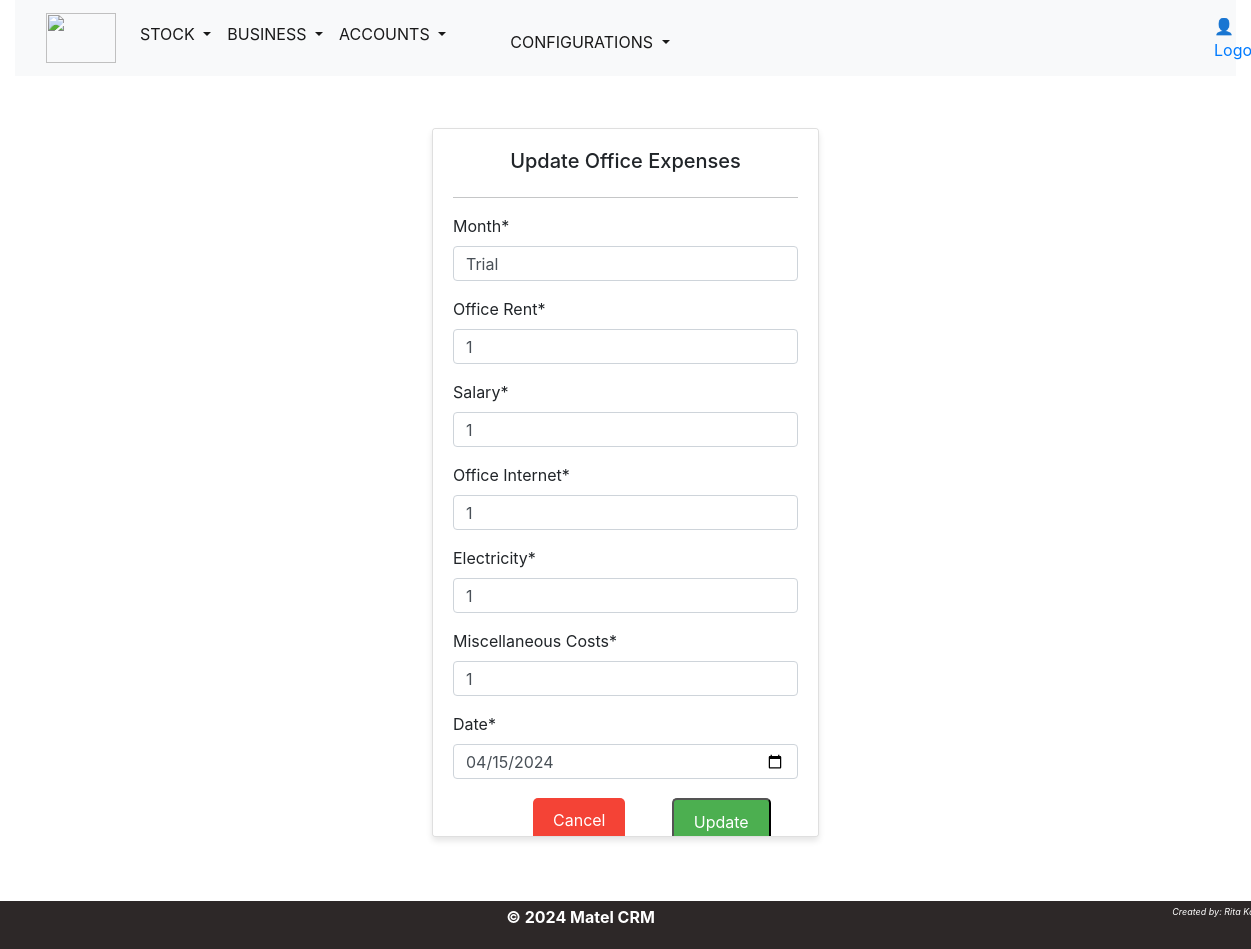
Page /updateofficeexpense/4/ (signed in) on the committed database.
### matel/models.py (models this page shows, shortened)
class CompanyExpenses(models.Model):
    month=models.CharField(max_length=50)
    officerent=models.PositiveIntegerField(default=0)
    salary=models.PositiveIntegerField(default=0)
    officeinternet=models.PositiveIntegerField(default=0)
    miscellaneouscosts=models.PositiveIntegerField(default=0)
    electricity=models.PositiveIntegerField(default=0)
    paymentdate=models.DateField(default=timezone.now)
    totalcost=models.PositiveIntegerField(default='0')

### matel/views.py (the view)
# urls.py: path('updateofficeexpense/<int:id>/',views.update_officeexpense, name='updateofficeexpense'),
@login_required(login_url='auth_app:login')
def update_officeexpense(request,id):
    expenseslist=get_object_or_404(CompanyExpenses, id=id)
    if request.method == 'POST':
        form=UpdateOfficeExpenseForm(request.POST, instance=expenseslist)
        if form.is_valid():
            form.save()
            messages.success(request, f'Expense updated successfully')
            return redirect('matel:officeexpenseslist')
    else:
        form=UpdateOfficeExpenseForm(instance=expenseslist)
    context={
        'form':form,
        }
    template='matel/expenses/updateofficeexpense.html'
    return render(request,template,context)

### matel/forms.py
class UpdateOfficeExpenseForm(forms.ModelForm):
    month=forms.CharField(label='Month',widget=forms.TextInput(attrs={'class': 'form-control', 'rows': 1}),required=True)
    officerent =forms.CharField(label='Office Rent',widget=forms.TextInput(attrs={'class': 'form-control', 'rows': 1}),required=True)
    salary=forms.CharField(label='Salary',widget=forms.TextInput(attrs={'class': 'form-control', 'rows': 1}),required=True)
    officeinternet=forms.CharField(label='Office Internet',widget=forms.TextInput(attrs={'class': 'form-control', 'rows': 1}),required=True)
    electricity=forms.CharField(label='Electricity',widget=forms.TextInput(attrs={'class': 'form-control', 'rows': 1}),required=True)
    miscellaneouscosts=forms.CharField(label='Miscellaneous Costs',widget=forms.TextInput(attrs={'class': 'form-control', 'rows': 1}))
    paymentdate=forms.DateTimeField(label='Date',widget=DateInput)
    class Meta:
        model=CompanyExpenses
        fields=('month','officerent','salary','officeinternet','electricity','miscellaneouscosts','paymentdate')

### matel/templates/matel/expenses/updateofficeexpense.html (shortened to what this page needs)
{% extends 'base.html' %}
{% load crispy_forms_tags %}
{% block content %}
<div class="row" style="margin-top: 2em;">
  <div class="col-md-4"></div>
  <div class="col-md-4">
   <div class="card card-body">
     <h5><center>Update Office Expenses</center></h5>
     <hr>
     <form method="POST">
         {{ form|crispy }}
         <div class="row">
           <div class="col-md-5"><a class="button button-cancel-make"href="{% url  'matel:officeexpenseslist' %}">Cancel</a></div>
           <div class="col-md-2"></div>
           <div class="col-md-5"><button type="submit" class="button button-add"href="{% url  'matel:officeexpenseslist' %}">Update</button></div>
         </div>
       </div>
   </div>
  </div>
</div>
  {% endblock %}

### assets/css/main.css (style rules this page uses)
body { font-family: "Helvetica", Sans-Serif; background-color: lavenderblush; color: #333; margin: 0; padding: 0; height: 80%; }
@media screen and (min-width: 901px) { body { font-size: 18px; } }

### assets/css/inventory.css (style rules this page uses)
body { margin: 0; font-family: 'Arial', sans-serif; background-image: url('/assets/images/background.jpg'); background-size: cover; background-position: fill; background-repeat: no-repeat; height: 100vh; }
.button { display: inline-block; padding: 10px 20px; font-size: 16px; text-align: center; text-decoration: none; cursor: pointer; border-radius: 5px; transition: background-color 0.3s; margin-top: 3px; }
.button-add { background-color: #4CAF50; color: white; }
.button-cancel-make { background-color: #f44336; color: white; margin-left: 5em; }
.card { margin-top: 20px; background-color: #f8f9fa; padding: 20px; border-radius: 5px; box-shadow: 0 4px 6px rgba(0, 0, 0, 0.1); height: calc(80vh - 50px); overflow-y: auto; }
.card-body form .form-control { height: 35px; margin-bottom: 10px; }

### rows in the picture
CompanyExpenses: month "Trial", officerent "1", salary "1", officeinternet "1", electricity "1", miscellaneouscosts "1", paymentdate "04/15/2024"
